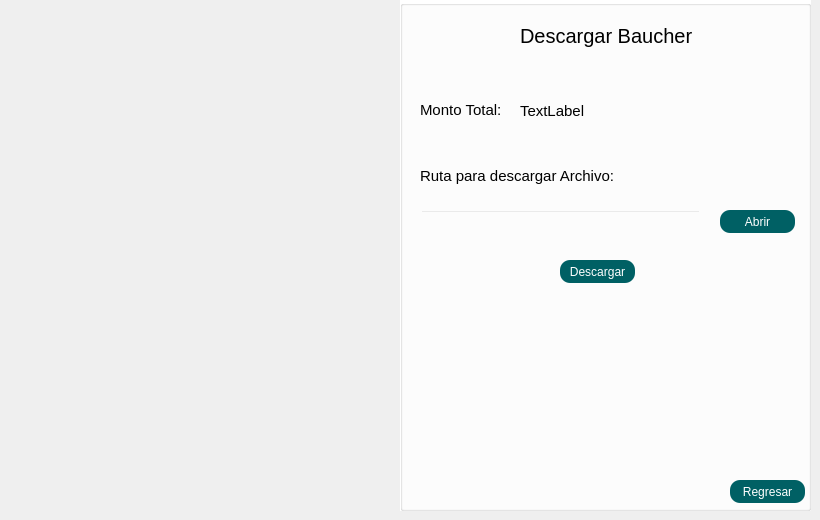
      <widget class="QWidget" name="Cliente_20">
       <widget class="QLabel" name="label_Registro_2">
        <property name="geometry">
         <rect>
          <x>0</x>
          <y>0</y>
          <width>401</width>
          <height>511</height>
         </rect>
        </property>
        <property name="styleSheet">
         <string notr="true">border-image: url(C:/Users/ailes/OneDrive/Escritorio/HRS/Recursos/registro3.jpg);
background-color:transparent;</string>
        </property>
        <property name="text">
         <string/>
        </property>
       </widget>
       <widget class="QGroupBox" name="groupBox">
        <property name="geometry">
         <rect>
          <x>400</x>
          <y>0</y>
          <width>411</width>
          <height>511</height>
         </rect>
        </property>
        <property name="styleSheet">
         <string notr="true">QGroupBox{
background-color:white;
}

QGridLayout{
background-color:white;
}

QLabel{
background-color:transparent;
color:black;
}
QLineEdit{
background-color:transparent;
border-color: black;
}

QPushButton{
	background-color: #006064;
	color: white;
    selection-color: white;  
    border-radius: 10px; 
    padding: 2px 4px;
}

QPushButton:hover{
	background-color: #006064;
	color: white;
    selection-color: white;  
    border-radius: 10px; 
    padding: 2px 4px;

}</string>
        </property>
        <property name="title">
         <string/>
        </property>
        <widget class="QLabel" name="label_75">
         <property name="geometry">
          <rect>
           <x>20</x>
           <y>100</y>
           <width>91</width>
           <height>20</height>
          </rect>
         </property>
         <property name="styleSheet">
          <string notr="true">font-size:15px;</string>
         </property>
         <property name="text">
          <string>Monto Total:</string>
         </property>
        </widget>
        <widget class="QLabel" name="monto_2">
         <property name="geometry">
          <rect>
           <x>120</x>
           <y>100</y>
           <width>121</width>
           <height>21</height>
          </rect>
         </property>
         <property name="styleSheet">
          <string notr="true">font-size:15px;</string>
         </property>
         <property name="text">
          <string>TextLabel</string>
         </property>
        </widget>
        <widget class="QLineEdit" name="ruta">
         <property name="geometry">
          <rect>
           <x>20</x>
           <y>210</y>
           <width>281</width>
           <height>21</height>
          </rect>
         </property>
        </widget>
        <widget class="QLabel" name="label_84">
         <property name="geometry">
          <rect>
           <x>20</x>
           <y>160</y>
           <width>201</width>
           <height>31</height>
          </rect>
         </property>
         <property name="styleSheet">
          <string notr="true">font-size:15px;</string>
         </property>
         <property name="text">
          <string>Ruta para descargar Archivo:</string>
         </property>
        </widget>
        <widget class="QLabel" name="label_85">
         <property name="geometry">
          <rect>
           <x>120</x>
           <y>20</y>
           <width>191</width>
           <height>31</height>
          </rect>
         </property>
         <property name="styleSheet">
          <string notr="true">font-size:20px;</string>
         </property>
         <property name="text">
          <string>Descargar Baucher</string>
         </property>
        </widget>
        <widget class="QPushButton" name="abrir">
         <property name="geometry">
          <rect>
           <x>320</x>
           <y>210</y>
           <width>75</width>
           <height>23</height>
          </rect>
         </property>
         <property name="text">
          <string>Abrir</string>
         </property>
        </widget>
        <widget class="QPushButton" name="descargar">
         <property name="geometry">
          <rect>
           <x>160</x>
           <y>260</y>
           <width>75</width>
           <height>23</height>
          </rect>
         </property>
         <property name="text">
          <string>Descargar</string>
         </property>
        </widget>
        <widget class="QPushButton" name="Regresar">
         <property name="geometry">
          <rect>
           <x>330</x>
           <y>480</y>
           <width>75</width>
           <height>23</height>
          </rect>
         </property>
         <property name="text">
          <string>Regresar</string>
         </property>
        </widget>
       </widget>
      </widget>
